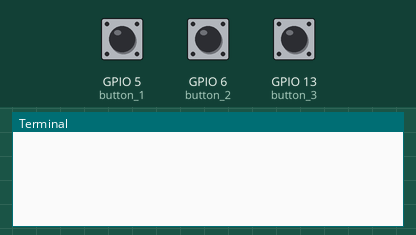
Bench run of a program on a simulated Raspberry Pi (BCM pin numbers). On the bench: the last lines printed to the terminal. The inputs (shaded band) are chosen by the test bench; at power-on: GPIO 5 (button_1) HIGH, GPIO 6 (button_2) HIGH, GPIO 13 (button_3) HIGH.

Above: at 1.2 s.
1.3 s: GPIO 5 (button_1) pulled LOW for 0.15 s
At 2.1 s:
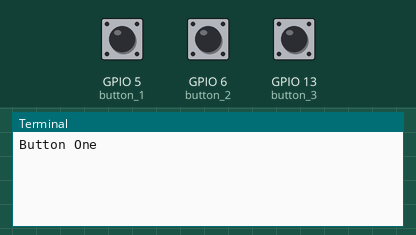
2.9 s: GPIO 6 (button_2) pulled LOW for 0.15 s
At 3.4 s:
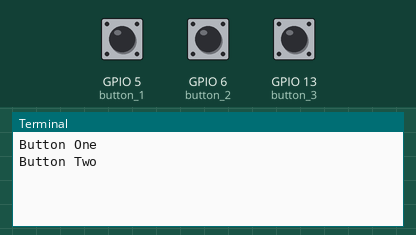
4.5 s: GPIO 13 (button_3) pulled LOW for 0.15 s
At 5.8 s:
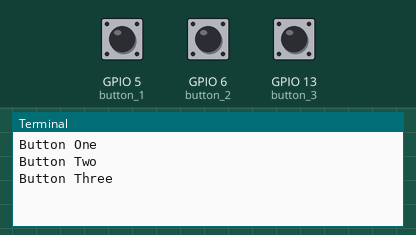

The program:

buttontest.py
```python
from gpiozero import Button
from signal import pause

button_1=Button(5)
button_2=Button(6)
button_3=Button(13)

def buttonone ():
    print("Button One")
def buttontwo ():
    print("Button Two")
def buttonthree ():
    print("Button Three")

while (True):

    button_1.when_pressed = buttonone
    button_2.when_pressed = buttontwo
    button_3.when_pressed = buttonthree
    pause ()
```

Measured:
- after the input at 1.3 s, the terminal: prints a new line at once (image 1)
- after the input at 2.9 s, the terminal: prints a new line at once (image 2)
- after the input at 4.5 s, the terminal: prints a new line at once (image 3)
